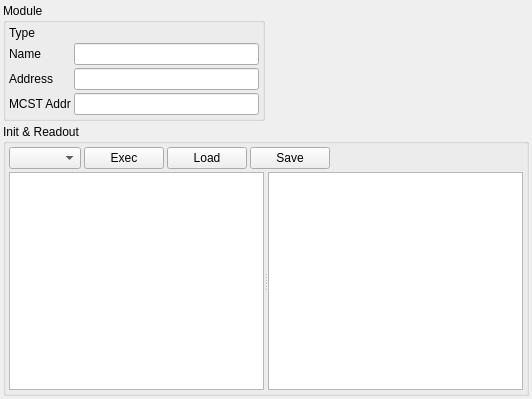
<?xml version="1.0" encoding="UTF-8"?>
<ui version="4.0">
 <class>ModuleConfigWidget</class>
 <widget class="QWidget" name="ModuleConfigWidget">
  <property name="geometry">
   <rect>
    <x>0</x>
    <y>0</y>
    <width>532</width>
    <height>399</height>
   </rect>
  </property>
  <property name="windowTitle">
   <string>Form</string>
  </property>
  <layout class="QGridLayout" name="gridLayout" rowstretch="0,1">
   <property name="leftMargin">
    <number>3</number>
   </property>
   <property name="topMargin">
    <number>3</number>
   </property>
   <property name="rightMargin">
    <number>3</number>
   </property>
   <property name="bottomMargin">
    <number>3</number>
   </property>
   <property name="spacing">
    <number>3</number>
   </property>
   <item row="0" column="1">
    <spacer name="horizontalSpacer">
     <property name="orientation">
      <enum>Qt::Horizontal</enum>
     </property>
     <property name="sizeHint" stdset="0">
      <size>
       <width>40</width>
       <height>20</height>
      </size>
     </property>
    </spacer>
   </item>
   <item row="1" column="0" colspan="2">
    <widget class="QGroupBox" name="groupBox">
     <property name="title">
      <string>Init &amp;&amp; Readout</string>
     </property>
     <layout class="QGridLayout" name="gridLayout_2">
      <property name="leftMargin">
       <number>3</number>
      </property>
      <property name="topMargin">
       <number>3</number>
      </property>
      <property name="rightMargin">
       <number>3</number>
      </property>
      <property name="bottomMargin">
       <number>3</number>
      </property>
      <property name="spacing">
       <number>3</number>
      </property>
      <item row="0" column="0">
       <layout class="QHBoxLayout" name="horizontalLayout">
        <property name="spacing">
         <number>3</number>
        </property>
        <item>
         <widget class="QComboBox" name="combo_listType"/>
        </item>
        <item>
         <widget class="QPushButton" name="pb_exec">
          <property name="text">
           <string>Exec</string>
          </property>
         </widget>
        </item>
        <item>
         <widget class="QPushButton" name="pb_load">
          <property name="text">
           <string>Load</string>
          </property>
         </widget>
        </item>
        <item>
         <widget class="QPushButton" name="pb_save">
          <property name="text">
           <string>Save</string>
          </property>
         </widget>
        </item>
        <item>
         <spacer name="horizontalSpacer_2">
          <property name="orientation">
           <enum>Qt::Horizontal</enum>
          </property>
          <property name="sizeHint" stdset="0">
           <size>
            <width>40</width>
            <height>20</height>
           </size>
          </property>
         </spacer>
        </item>
       </layout>
      </item>
      <item row="1" column="0">
       <widget class="QSplitter" name="splitter">
        <property name="orientation">
         <enum>Qt::Horizontal</enum>
        </property>
        <widget class="QTextEdit" name="editor">
         <property name="font">
          <font>
           <family>Monospace</family>
           <pointsize>8</pointsize>
          </font>
         </property>
         <property name="acceptRichText">
          <bool>false</bool>
         </property>
        </widget>
        <widget class="QTextEdit" name="output">
         <property name="font">
          <font>
           <family>Monospace</family>
           <pointsize>8</pointsize>
          </font>
         </property>
         <property name="readOnly">
          <bool>true</bool>
         </property>
         <property name="acceptRichText">
          <bool>false</bool>
         </property>
        </widget>
       </widget>
      </item>
     </layout>
    </widget>
   </item>
   <item row="0" column="0">
    <widget class="QGroupBox" name="gb_module">
     <property name="title">
      <string>Module</string>
     </property>
     <layout class="QFormLayout" name="formLayout">
      <property name="fieldGrowthPolicy">
       <enum>QFormLayout::AllNonFixedFieldsGrow</enum>
      </property>
      <property name="horizontalSpacing">
       <number>3</number>
      </property>
      <property name="verticalSpacing">
       <number>3</number>
      </property>
      <property name="leftMargin">
       <number>3</number>
      </property>
      <property name="topMargin">
       <number>3</number>
      </property>
      <property name="rightMargin">
       <number>3</number>
      </property>
      <property name="bottomMargin">
       <number>3</number>
      </property>
      <item row="0" column="0">
       <widget class="QLabel" name="label_4">
        <property name="text">
         <string>Type</string>
        </property>
       </widget>
      </item>
      <item row="0" column="1">
       <widget class="QLabel" name="label_type"/>
      </item>
      <item row="1" column="0">
       <widget class="QLabel" name="label">
        <property name="text">
         <string>Name</string>
        </property>
       </widget>
      </item>
      <item row="1" column="1">
       <widget class="QLineEdit" name="le_name"/>
      </item>
      <item row="2" column="0">
       <widget class="QLabel" name="label_2">
        <property name="text">
         <string>Address</string>
        </property>
       </widget>
      </item>
      <item row="2" column="1">
       <widget class="QLineEdit" name="le_address"/>
      </item>
      <item row="3" column="0">
       <widget class="QLabel" name="label_3">
        <property name="text">
         <string>MCST Addr</string>
        </property>
       </widget>
      </item>
      <item row="3" column="1">
       <widget class="QLineEdit" name="le_mcstAddress"/>
      </item>
     </layout>
    </widget>
   </item>
  </layout>
 </widget>
 <resources/>
 <connections/>
</ui>
